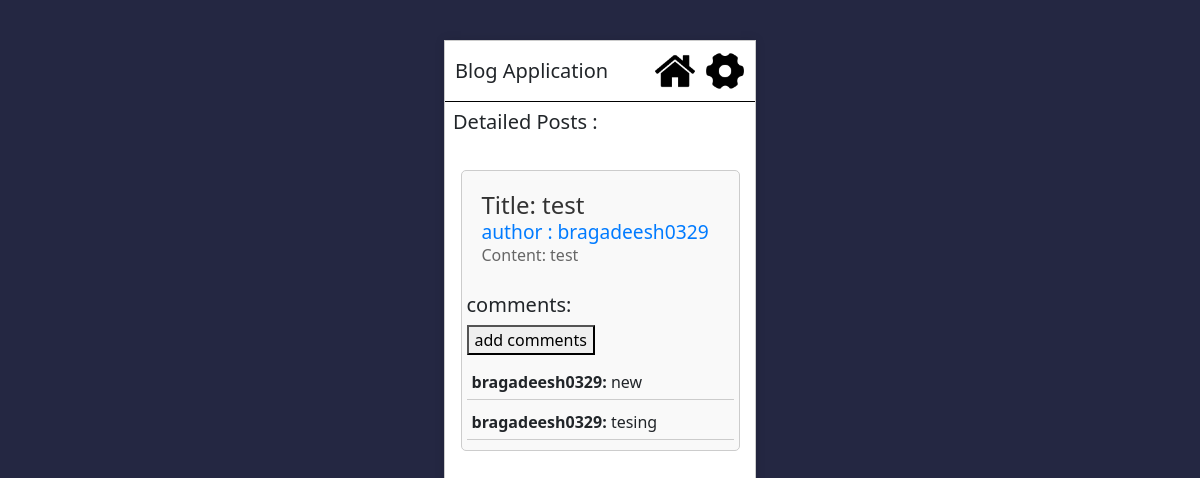
Page /post/test/ (signed in) on the committed database.
### blog/models.py (models this page shows, shortened)
class Post(models.Model):
    Title = models.CharField(max_length=100)
    Content = models.TextField(max_length=100)
    Author = models.ForeignKey(CustomUser,on_delete=models.CASCADE)
    Published_Date = models.DateTimeField(auto_now=True)
    slug = models.SlugField( blank=True)

class CustomUser(AbstractUser):
    email = models.EmailField(max_length = 100, unique = True)
    username = models.CharField(blank = True,null = True,max_length = 30,unique=True)
    USERNAME_FIELD = 'email'
    REQUIRED_FIELDS = ['username']

class Comment(models.Model):
    Post = models.ForeignKey(Post,on_delete=models.CASCADE)
    Author = models.ForeignKey(CustomUser,on_delete=models.CASCADE)
    Content = models.TextField()
    Created_date = models.DateTimeField(auto_now=True)

### blog/views.py (the view)
# urls.py: path('post/<slug:slug>/',views.post_detail,name='post'),
def post_detail(request,slug):
    post = Post.objects.get(slug = slug)
    comment = Comment.objects.filter(Post = post)
    if request.method == 'POST':
        form = CommentForm(request.POST)
        if form.is_valid():
            instance = form.save(commit=False)
            instance.Post = post
            instance.Author = request.user
            instance.save()
            return redirect('post',post.slug)
    else:
        form = CommentForm()
    context = {
        'posts':post,
        'form':form,
        'comment':comment
    }
    return render(request,'post.html',context)

### blog/templates/post.html (shortened to what this page needs)
{% extends 'base.html' %}
{% load static %}
{% block content %}
{% block stylesheet %}
<link rel="stylesheet" href="{% static 'post.css' %}">
{% endblock %}
<h5 style="padding: 8px;"> Detailed Posts :</h5>
<div class="posts-container">
    <div class="post">
        <h5>Title: {{ posts.Title }}</h5>
        <h5 style="font-size: larger;"><a href="{% url 'profile' posts.Author.id %}"> author : {{ posts.Author.username }}</a></h5>
        <p>Content: {{ posts.Content }}</p>
    </div>
    <h5>comments:</h5>
    <button id="add-comment-button">add comments</button>
    <div class="comments">
        {% for comment in comment %}
            <div class="comment">
                <strong>{{ comment.Author.username }}:</strong> {{ comment.Content }}
            </div>
        {% endfor %}
    </div>
</div>
{% endblock %}

### static/base.css (style rules this page uses)
body, html { margin: 0; padding: 0; height: 100%; width: 100%; display: flex; justify-content: center; align-items: center; background-color: hsl(234, 29%, 20%); overflow-x: auto; overflow-y: auto; }
a { color: black; text-decoration: none; }

### static/post.css (style rules this page uses)
.posts-container { margin: 20px auto; max-width: 800px; width: 90%; padding: 5px; border: 1px solid #ccc; border-radius: 5px; background-color: #f9f9f9; }
.post { margin-bottom: 5px; padding: 15px; padding-bottom: 5px; }
.post h5 { margin: 0; font-size: 1.5em; color: #333; }
.post p { font-size: 1em; color: #666; }
.comments { margin-top: 10px; }
.comment { padding: 5px; border-bottom: 1px solid #ccc; margin-bottom: 5px; }
a { text-decoration: none; color: #007bff; }

### rows in the picture
Post: Title "test", Author.username "bragadeesh0329", Content "test"
Comment: Author.username "bragadeesh0329", Content "new"
Comment: Author.username "bragadeesh0329", Content "tesing"
